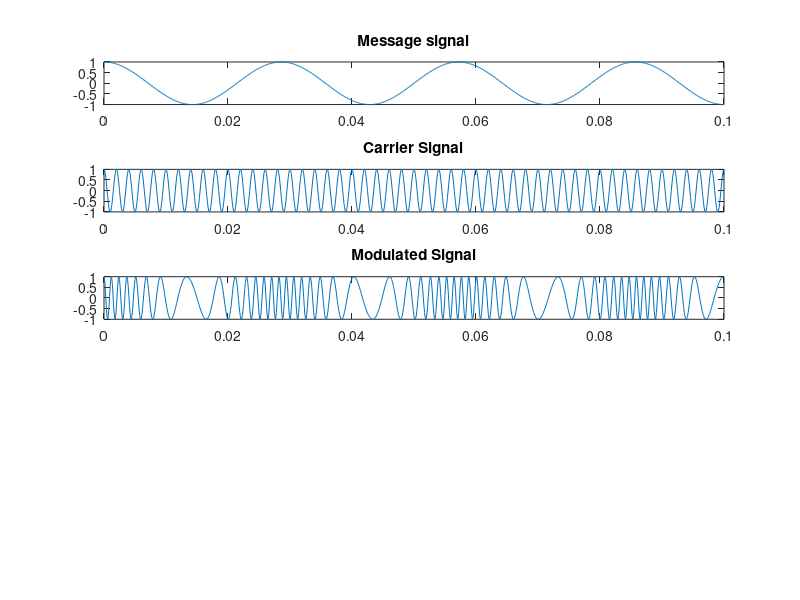

Here is the MATLAB script that generated this plot: (Note: this script raises an error after producing the figure.)
fs=10000;
Ac=1;
Am=1;
fm=35;
fc=500;
B=10;
t=(0:.1*fs)/fs;
wc=2*pi*fc;
wm=2*pi*fm;

% message signal
mt=Am*cos(wm*t);
subplot(5,1,1);
plot(t,mt);
title("Message signal");

% carrier signal
ct=Ac*cos(wc*t);
subplot(5,1,2);
plot(t,ct);
title("Carrier Signal");

% modulated signal
st=Ac*cos((wc*t)+B*sin(wm*t));
subplot(5,1,3);
plot(t,st);
title("Modulated Signal");

% demodulated signal
dmod=demod(st,fc,fs,'fm');
subplot(5,1,4);
plot(t,dmod);
title("demodulated signal");
